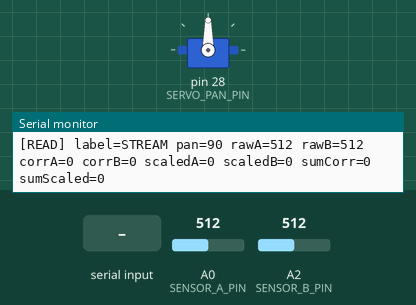
This sketch was run on a simulated Arduino Mega 2560, built with avr-gcc and run on an emulated ATmega2560. Shown: servo, the last lines printed to the serial monitor. The test bench sets the inputs (shaded band); at power-on: A0 (SENSOR_A_PIN) = 512, A2 (SENSOR_B_PIN) = 512.

Above: at 8.7 s.
8.8 s: "o" received over Serial
At 10.0 s:
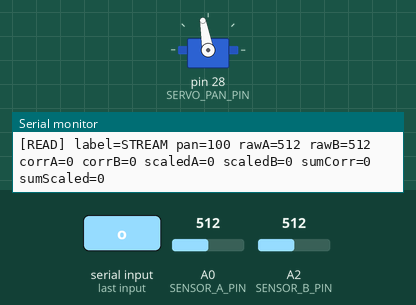
10.3 s: byte 109 ('m') received over Serial
At 10.6 s:
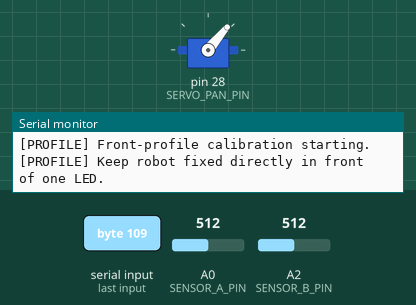
At 15.0 s:
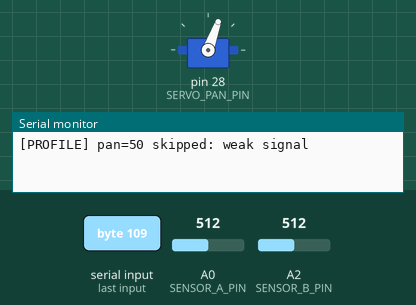
Timing chart, 0 to 22.3 s (numbered marks = the images above; inputs shaded):
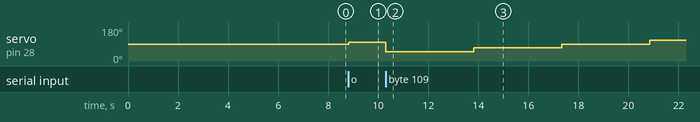

Measured:
- after the input at 8.8 s, servo on pin 28 (SERVO_PAN_PIN): 90° → 100° at once
- after the input at 10.3 s, servo on pin 28 (SERVO_PAN_PIN): 100° → 50° at once, → 70° 3.5 s later, → 90° 3.5 s later, → 110° 3.5 s later

The sketch:

AMR_LDR_Calibration.ino
```cpp
#include <Arduino.h>
#include <Servo.h>

// =====================================================
// LDR calibration sketch
// =====================================================
// Purpose:
// 1. Do hand-cover dark calibration for A0 / A2.
// 2. Let you place the robot directly in front of one LED.
// 3. Measure how different sensor A and sensor B are at the same pose.
// 4. Print suggested per-sensor scale factors for later use in Stage 1.
//
// Important note:
// The two photoresistors are mounted at 90 degrees, so one single scale
// factor may not perfectly equalize them at every pan angle. This sketch
// therefore supports both:
// - single-pose calibration at the current pan
// - a short multi-angle front profile

// =====================================================
// Hardware mapping
// =====================================================
const int SERVO_PAN_PIN = 28;
const int SENSOR_A_PIN = A0;
const int SENSOR_B_PIN = A2;

Servo servo_pan;

// =====================================================
// Tunables
// =====================================================
const int PAN_MIN = 40;
const int PAN_MAX = 140;
const int PAN_START = 90;

const int SERVO_SETTLE_MS = 250;
const int SENSOR_SAMPLES = 10;
const int SENSOR_SAMPLE_DELAY_MS = 2;

const int DARK_CAL_SAMPLES = 80;
const int FRONT_CAL_REPEATS = 12;
const int FRONT_CAL_MIN_SIGNAL = 20;

// Live stream pace for Serial Monitor.
// Increase this if the output is still too fast to read comfortably.
const unsigned long STREAM_INTERVAL_MS = 1000;

const int PROFILE_COUNT = 4;
const int PROFILE_PANS[PROFILE_COUNT] = {50, 70, 90, 110};

// =====================================================
// Data structures
// =====================================================
struct SensorReading
{
  int pan;
  int rawA;
  int rawB;
  int corrA;
  int corrB;
  int scaledA;
  int scaledB;
  int sumCorr;
  int sumScaled;
};

struct AggregateReading
{
  long rawA;
  long rawB;
  long corrA;
  long corrB;
  long scaledA;
  long scaledB;
  long sumCorr;
  long sumScaled;
  int samples;
};

// =====================================================
// Forward declarations
// =====================================================
int readAverageRaw(int pin, int samples = SENSOR_SAMPLES);
int applyScaleX1000(int value, int scaleX1000);
void movePan(int angle);
SensorReading takeReadingAtPan(int angle);
SensorReading averageReadingAtPan(int angle, int repeats);
void printReading(const __FlashStringHelper *label, const SensorReading &reading);
void printScaleSummary();
void printHelp();
void calibrateDarkWithHand();
bool calibrateFrontAtCurrentPan();
bool calibrateFrontProfile();

// =====================================================
// Global state
// =====================================================
int currentPan = PAN_START;
int darkA = 0;
int darkB = 0;

// Fixed-point scale factors for later use:
// scaled = corr * scaleX1000 / 1000
int scaleA_X1000 = 1000;
int scaleB_X1000 = 1000;

bool streamOn = true;
unsigned long lastStreamMs = 0;

// =====================================================
// Helpers
// =====================================================
int readAverageRaw(int pin, int samples)
{
  long total = 0;
  for (int i = 0; i < samples; i++)
  {
    total += analogRead(pin);
    delay(SENSOR_SAMPLE_DELAY_MS);
  }
  return (int)(total / samples);
}

int applyScaleX1000(int value, int scaleX1000)
{
  long scaled = (long)value * (long)scaleX1000;
  scaled /= 1000L;

  if (scaled < 0) return 0;
  if (scaled > 32767L) return 32767;
  return (int)scaled;
}

void movePan(int angle)
{
  currentPan = constrain(angle, PAN_MIN, PAN_MAX);
  servo_pan.write(currentPan);
  delay(SERVO_SETTLE_MS);
}

SensorReading takeReadingAtPan(int angle)
{
  SensorReading reading;
  movePan(angle);

  reading.pan = currentPan;
  reading.rawA = readAverageRaw(SENSOR_A_PIN);
  reading.rawB = readAverageRaw(SENSOR_B_PIN);

  reading.corrA = reading.rawA - darkA;
  reading.corrB = reading.rawB - darkB;

  if (reading.corrA < 0) reading.corrA = 0;
  if (reading.corrB < 0) reading.corrB = 0;

  reading.scaledA = applyScaleX1000(reading.corrA, scaleA_X1000);
  reading.scaledB = applyScaleX1000(reading.corrB, scaleB_X1000);
  reading.sumCorr = reading.corrA + reading.corrB;
  reading.sumScaled = reading.scaledA + reading.scaledB;

  return reading;
}

SensorReading averageReadingAtPan(int angle, int repeats)
{
  AggregateReading total = {0, 0, 0, 0, 0, 0, 0, 0, 0};
  SensorReading average;

  for (int i = 0; i < repeats; i++)
  {
    SensorReading reading = takeReadingAtPan(angle);

    total.rawA += reading.rawA;
    total.rawB += reading.rawB;
    total.corrA += reading.corrA;
    total.corrB += reading.corrB;
    total.scaledA += reading.scaledA;
    total.scaledB += reading.scaledB;
    total.sumCorr += reading.sumCorr;
    total.sumScaled += reading.sumScaled;
    total.samples++;
  }

  average.pan = currentPan;
  average.rawA = (int)(total.rawA / total.samples);
  average.rawB = (int)(total.rawB / total.samples);
  average.corrA = (int)(total.corrA / total.samples);
  average.corrB = (int)(total.corrB / total.samples);
  average.scaledA = (int)(total.scaledA / total.samples);
  average.scaledB = (int)(total.scaledB / total.samples);
  average.sumCorr = (int)(total.sumCorr / total.samples);
  average.sumScaled = (int)(total.sumScaled / total.samples);

  return average;
}

void printReading(const __FlashStringHelper *label, const SensorReading &reading)
{
  Serial.print(F("[READ] label="));
  Serial.print(label);
  Serial.print(F(" pan="));
  Serial.print(reading.pan);

  Serial.print(F(" rawA="));
  Serial.print(reading.rawA);
  Serial.print(F(" rawB="));
  Serial.print(reading.rawB);

  Serial.print(F(" corrA="));
  Serial.print(reading.corrA);
  Serial.print(F(" corrB="));
  Serial.print(reading.corrB);

  Serial.print(F(" scaledA="));
  Serial.print(reading.scaledA);
  Serial.print(F(" scaledB="));
  Serial.print(reading.scaledB);

  Serial.print(F(" sumCorr="));
  Serial.print(reading.sumCorr);
  Serial.print(F(" sumScaled="));
  Serial.println(reading.sumScaled);
}

void printScaleSummary()
{
  Serial.print(F("[SCALE] darkA="));
  Serial.print(darkA);
  Serial.print(F(" darkB="));
  Serial.println(darkB);

  Serial.print(F("[SCALE] scaleA_X1000="));
  Serial.print(scaleA_X1000);
  Serial.print(F(" scaleB_X1000="));
  Serial.println(scaleB_X1000);

  Serial.println(F("[SCALE] Use later as:"));
  Serial.println(F("[SCALE] scaledA = corrA * scaleA_X1000 / 1000"));
  Serial.println(F("[SCALE] scaledB = corrB * scaleB_X1000 / 1000"));
}

void printHelp()
{
  Serial.println();
  Serial.println(F("Commands:"));
  Serial.println(F("  j / l : pan -2 / +2"));
  Serial.println(F("  u / o : pan -10 / +10"));
  Serial.println(F("  c     : pan = 90"));
  Serial.println(F("  1     : pan = 50"));
  Serial.println(F("  2     : pan = 70"));
  Serial.println(F("  3     : pan = 90"));
  Serial.println(F("  4     : pan = 110"));
  Serial.println(F("  p     : print one reading"));
  Serial.println(F("  s     : toggle streaming"));
  Serial.println(F("  r     : redo dark calibration"));
  Serial.println(F("  k     : front calibration at current pan"));
  Serial.println(F("  m     : front profile calibration at 50/70/90/110"));
  Serial.println(F("  x     : print current dark/scale values"));
  Serial.println();
}

void calibrateDarkWithHand()
{
  Serial.println(F("[DARK] Cover the whole photoresistor module with your hand."));
  Serial.println(F("[DARK] Dark calibration starts in 5 seconds..."));
  delay(5000);

  long totalA = 0;
  long totalB = 0;

  Serial.println(F("[DARK] Sampling now. Keep covering."));
  for (int i = 0; i < DARK_CAL_SAMPLES; i++)
  {
    totalA += analogRead(SENSOR_A_PIN);
    totalB += analogRead(SENSOR_B_PIN);
    delay(5);
  }

  darkA = (int)(totalA / DARK_CAL_SAMPLES);
  darkB = (int)(totalB / DARK_CAL_SAMPLES);

  Serial.print(F("[DARK] darkA="));
  Serial.print(darkA);
  Serial.print(F(" darkB="));
  Serial.println(darkB);

  Serial.println(F("[DARK] Remove your hand."));
  delay(1500);
}

bool calibrateFrontAtCurrentPan()
{
  Serial.println(F("[FRONT] Single-pose calibration starting."));
  Serial.println(F("[FRONT] Keep the robot directly facing one LED and do not move it."));

  SensorReading ref = averageReadingAtPan(currentPan, FRONT_CAL_REPEATS);
  printReading(F("FRONT_SINGLE"), ref);

  if (ref.corrA < FRONT_CAL_MIN_SIGNAL || ref.corrB < FRONT_CAL_MIN_SIGNAL)
  {
    Serial.println(F("[FRONT] Signal too weak for useful gain calibration."));
    return false;
  }

  long target = (long)ref.corrA + (long)ref.corrB;
  target /= 2L;

  scaleA_X1000 = (int)((target * 1000L) / ref.corrA);
  scaleB_X1000 = (int)((target * 1000L) / ref.corrB);

  Serial.print(F("[FRONT] ratio A/B = "));
  Serial.println((float)ref.corrA / (float)ref.corrB, 4);
  printScaleSummary();

  SensorReading preview = averageReadingAtPan(currentPan, FRONT_CAL_REPEATS);
  printReading(F("FRONT_SINGLE_SCALED"), preview);

  return true;
}

bool calibrateFrontProfile()
{
  long totalCorrA = 0;
  long totalCorrB = 0;
  int validCount = 0;

  Serial.println(F("[PROFILE] Front-profile calibration starting."));
  Serial.println(F("[PROFILE] Keep robot fixed directly in front of one LED."));

  for (int i = 0; i < PROFILE_COUNT; i++)
  {
    SensorReading ref = averageReadingAtPan(PROFILE_PANS[i], FRONT_CAL_REPEATS);
    printReading(F("PROFILE"), ref);

    if (ref.corrA >= FRONT_CAL_MIN_SIGNAL && ref.corrB >= FRONT_CAL_MIN_SIGNAL)
    {
      totalCorrA += ref.corrA;
      totalCorrB += ref.corrB;
      validCount++;

      Serial.print(F("[PROFILE] pan="));
      Serial.print(ref.pan);
      Serial.print(F(" ratio A/B="));
      Serial.println((float)ref.corrA / (float)ref.corrB, 4);
    }
    else
    {
      Serial.print(F("[PROFILE] pan="));
      Serial.print(ref.pan);
      Serial.println(F(" skipped: weak signal"));
    }
  }

  if (validCount == 0 || totalCorrA <= 0 || totalCorrB <= 0)
  {
    Serial.println(F("[PROFILE] No usable samples for calibration."));
    return false;
  }

  long avgCorrA = totalCorrA / validCount;
  long avgCorrB = totalCorrB / validCount;
  long target = (avgCorrA + avgCorrB) / 2L;

  scaleA_X1000 = (int)((target * 1000L) / avgCorrA);
  scaleB_X1000 = (int)((target * 1000L) / avgCorrB);

  Serial.print(F("[PROFILE] avgCorrA="));
  Serial.print(avgCorrA);
  Serial.print(F(" avgCorrB="));
  Serial.println(avgCorrB);

  Serial.print(F("[PROFILE] overall ratio A/B="));
  Serial.println((float)avgCorrA / (float)avgCorrB, 4);
  printScaleSummary();

  Serial.println(F("[PROFILE] Preview after applying scales:"));
  for (int i = 0; i < PROFILE_COUNT; i++)
  {
    SensorReading preview = averageReadingAtPan(PROFILE_PANS[i], FRONT_CAL_REPEATS);
    printReading(F("PROFILE_SCALED"), preview);
  }

  movePan(PAN_START);
  return true;
}

// =====================================================
// Arduino setup / loop
// =====================================================
void setup()
{
  Serial.begin(115200);

  pinMode(SENSOR_A_PIN, INPUT);
  pinMode(SENSOR_B_PIN, INPUT);

  servo_pan.attach(SERVO_PAN_PIN);
  movePan(PAN_START);

  Serial.println(F("LDR calibration sketch start"));
  Serial.println(F("Sensor A = A0, Sensor B = A2"));
  Serial.println(F("Pan servo pin = 28"));
  Serial.println(F("Do dark calibration first, then place robot directly in front of one LED."));

  calibrateDarkWithHand();
  printScaleSummary();
  printHelp();

  SensorReading first = takeReadingAtPan(currentPan);
  printReading(F("START"), first);
}

void loop()
{
  if (Serial.available())
  {
    char cmd = Serial.read();

    if (cmd == 'j')
    {
      movePan(currentPan - 2);
      printReading(F("PAN_STEP"), takeReadingAtPan(currentPan));
    }
    else if (cmd == 'l')
    {
      movePan(currentPan + 2);
      printReading(F("PAN_STEP"), takeReadingAtPan(currentPan));
    }
    else if (cmd == 'u')
    {
      movePan(currentPan - 10);
      printReading(F("PAN_STEP"), takeReadingAtPan(currentPan));
    }
    else if (cmd == 'o')
    {
      movePan(currentPan + 10);
      printReading(F("PAN_STEP"), takeReadingAtPan(currentPan));
    }
    else if (cmd == 'c' || cmd == '3')
    {
      movePan(90);
      printReading(F("PAN_SET"), takeReadingAtPan(currentPan));
    }
    else if (cmd == '1')
    {
      movePan(50);
      printReading(F("PAN_SET"), takeReadingAtPan(currentPan));
    }
    else if (cmd == '2')
    {
      movePan(70);
      printReading(F("PAN_SET"), takeReadingAtPan(currentPan));
    }
    else if (cmd == '4')
    {
      movePan(110);
      printReading(F("PAN_SET"), takeReadingAtPan(currentPan));
    }
    else if (cmd == 'p')
    {
      printReading(F("MANUAL"), takeReadingAtPan(currentPan));
    }
    else if (cmd == 's')
    {
      streamOn = !streamOn;
      Serial.print(F("[STREAM] streamOn="));
      Serial.println(streamOn ? F("true") : F("false"));
    }
    else if (cmd == 'r')
    {
      calibrateDarkWithHand();
      printScaleSummary();
      printReading(F("AFTER_DARK"), takeReadingAtPan(currentPan));
    }
    else if (cmd == 'k')
    {
      calibrateFrontAtCurrentPan();
    }
    else if (cmd == 'm')
    {
      calibrateFrontProfile();
    }
    else if (cmd == 'x')
    {
      printScaleSummary();
    }
    else if (cmd == 'h')
    {
      printHelp();
    }
  }

  if (streamOn && millis() - lastStreamMs >= STREAM_INTERVAL_MS)
  {
    lastStreamMs = millis();
    printReading(F("STREAM"), takeReadingAtPan(currentPan));
  }
}
```
